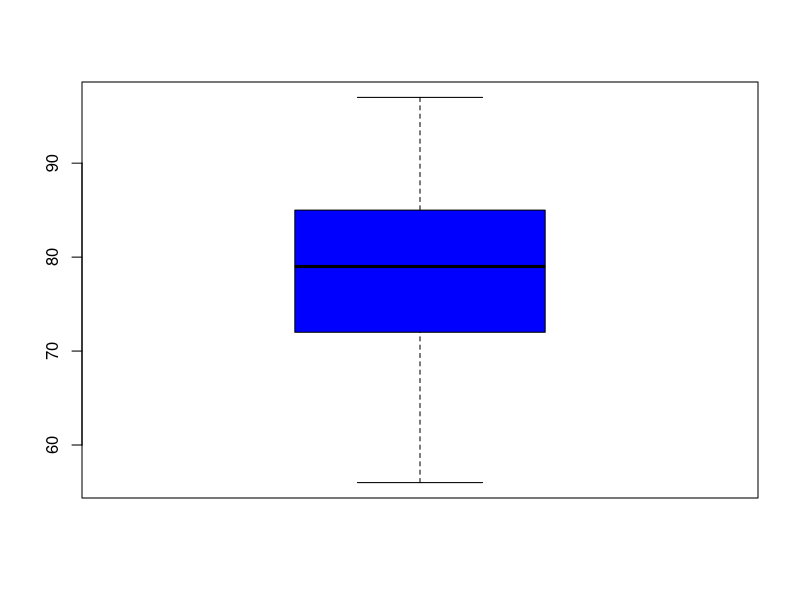
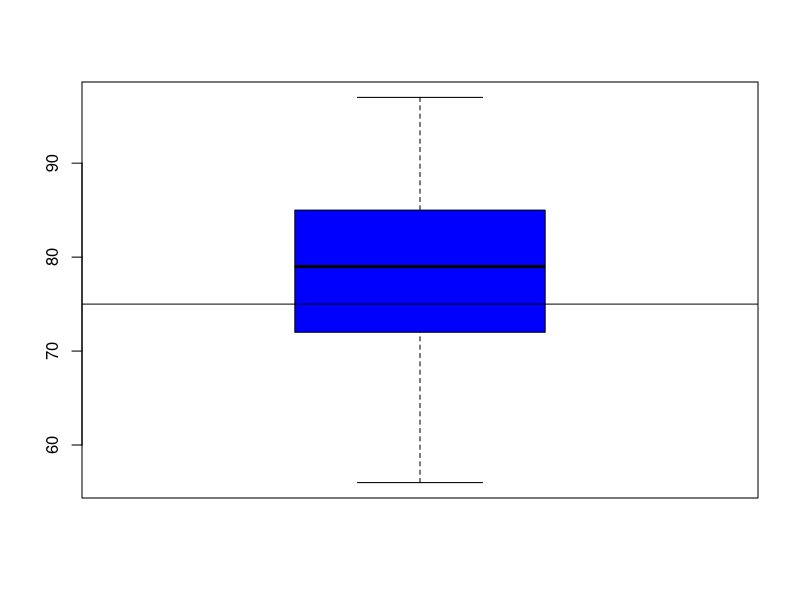
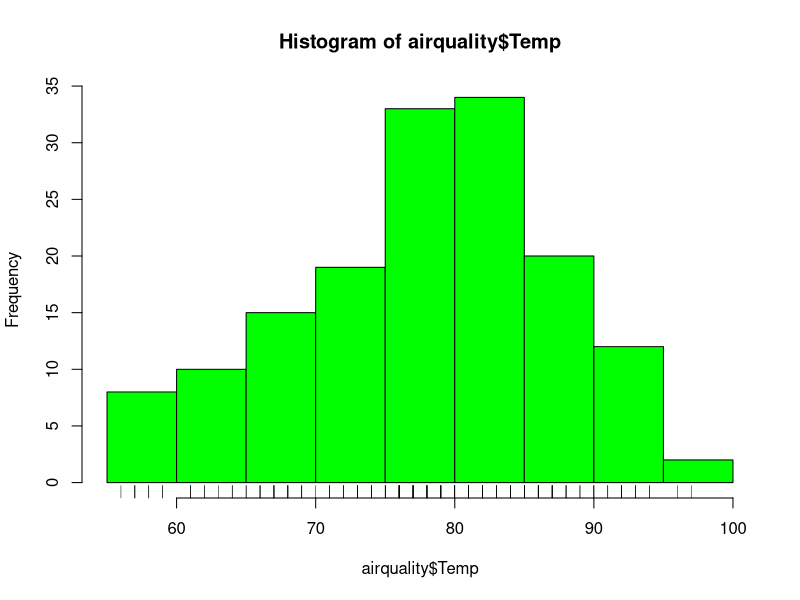
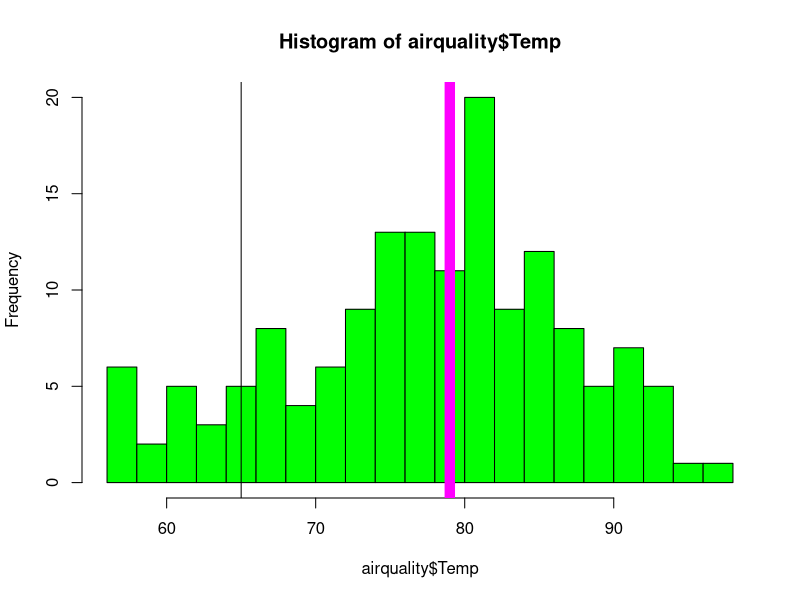
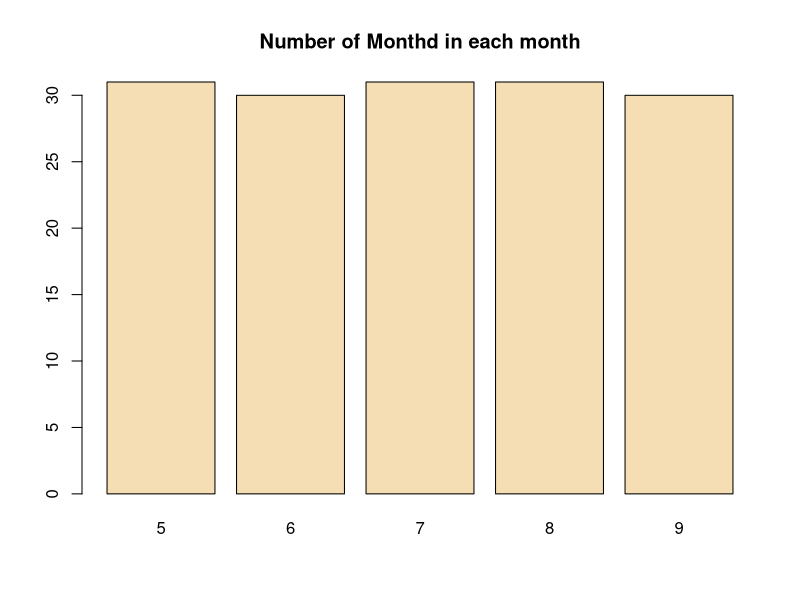
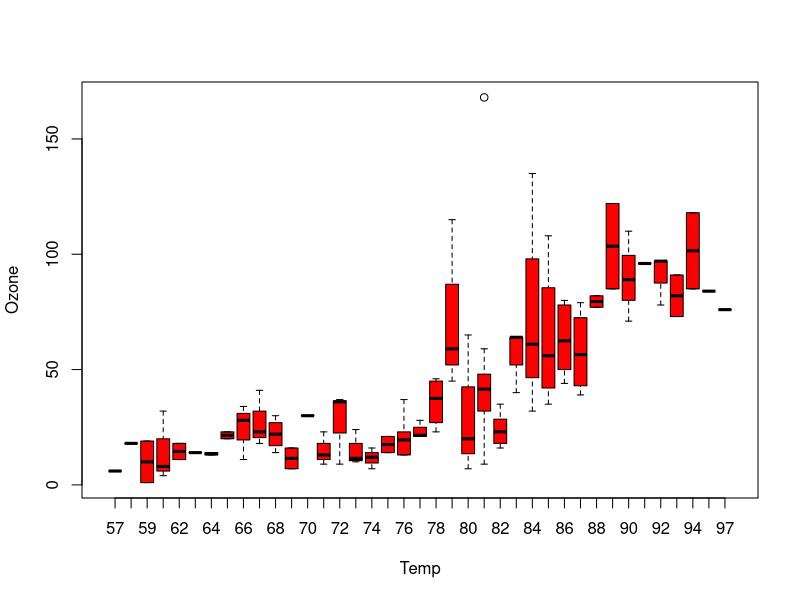
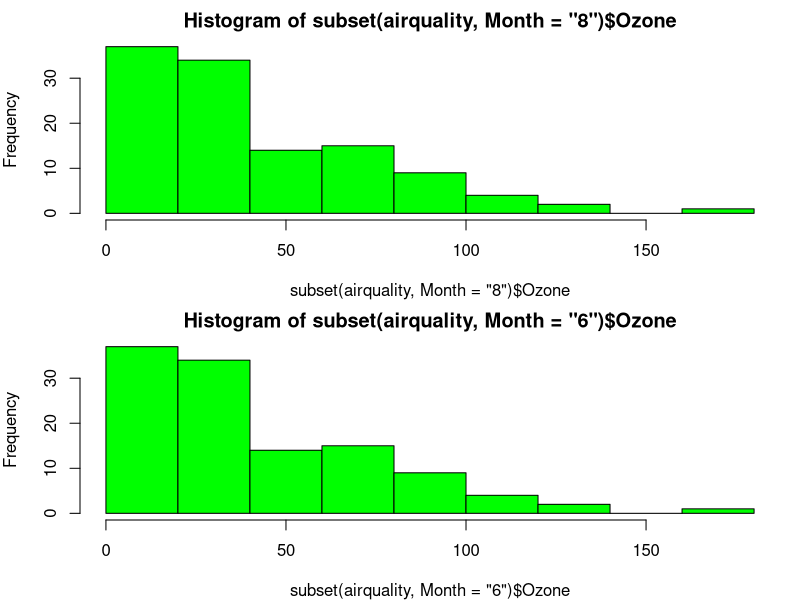
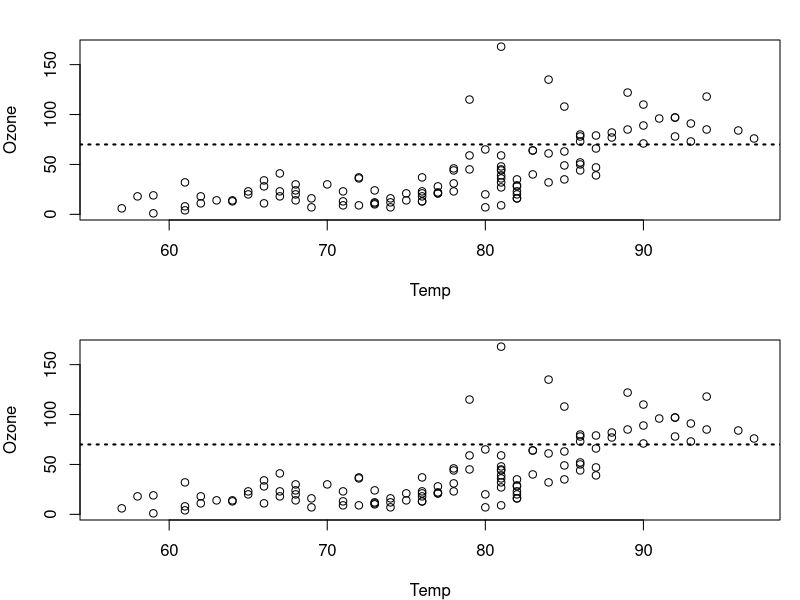

Reproduce these figures in R, in order. (Note: this script raises an error after producing the figures.)
library(datasets)
data("airquality")
airquality$Temp

summary(airquality$Temp)
boxplot(airquality$Temp, col ="blue")

boxplot(airquality$Temp, col ="blue")
abline(h=75 )


hist(airquality$Temp, col="green")
rug(airquality$Temp)
hist(airquality$Temp, col="green", breaks = 20)
abline(v=65)
abline(v=median(airquality$Temp), col="magenta", lwd = 10)


barplot(table(airquality$Month), col="wheat", main = "Number of Monthd in each month")
table(airquality$Month)


boxplot(Ozone~Temp, data = airquality, col="red")

par(mfrow=c(2,1), mar = c(4,4,2,1))
hist(subset(airquality, Month = "8")$Ozone, col="green")
hist(subset(airquality, Month = "6")$Ozone, col="green")

with(airquality, plot(Temp, Ozone))
abline(h=70, lwd = 2, lty = 3) 
str(airquality)
airquality$Mon = as.factor(airquality$Month)
with(airquality, plot(Temp, Ozone, color =Mon))
abline(h=70, lwd = 2, lty = 3) 
str(airquality)

par(mfrow=c(1,2), mar = c(5,4,2,1))
with(subset(airquality, Mon = "8"), plot(Temp, Ozone), main="8" )
with(subset(airquality, Mon = "6"), plot(Temp, Ozone), main="6" )


#Plotting
#base plot
library(datasets)
data(cars)
with(cars,  plot(speed, dist))

# Lattice plot
library(lattice)
state<- data.frame(state.x77, region = state.region)
xyplot(Life.Exp ~ Income | region, data = state, layout = c(4,1))

#ggplot2 system (grammer graphics)
library(ggplot2)
data(mpg)
qplot(displ, hwy, data = mpg)

library(datasets)
airquality<-transform(airquality, Month = factor(Month))
boxplot(Ozone ~Month, airquality, xlab = "Month", ylab = "Ozone(ppb)")

par("lty")
par("col")
par("pch")
par("bg")
par("mar")
par("mfrow")
par("mfcol")

with(airquality, plot(Wind, Ozone))
title(main="Ozone and Wind in New York City")
with(airquality, plot(Wind, Ozone, main="Ozone and Wind in New York City"), type = "n")
with(subset(airquality, Month ==5), points(Wind, Ozone, col = "red"))
with(subset(airquality, Month !=5), points(Wind, Ozone, col = "blue"))
legend("topright", pch =1, col=c("blue", "red"), legend=c("May", "Other Months"))

# add regression line to plots
with(airquality, plot(Wind, Ozone, main="Ozone and Wind"), pch =20)
model<-lm(Ozone~Wind, airquality)
abline(model, lwd=2)

#multiple base plots
par(mfrow = c(1,3))
with(airquality, {
    plot(Wind, Ozone, main="Ozone and wind")
    plot(Solar.R, Ozone, main ="Ozone and Solar Radiation")
    plot(Temp, Ozone, main ="Ozone and Temperature")
})

par(mfrow = c(1,3), mar=c(4,4,2,1), oma=c(0,0,2,0))
with(airquality, {
    plot(Wind, Ozone, main="Ozone and wind")
    plot(Solar.R, Ozone, main ="Ozone and Solar Radiation")
    plot(Temp, Ozone, main ="Ozone and Tem")
    mtext("Ozone and Weather in NYC", outer = TRUE)
})


par(mfrow=c(1,1))
x<- rnorm(100)
hist(x)
y <- rnorm(100)
plot(x,y, pch =20)
legend("topleft", legend="Data", pch=20)
text(-2,-2, "Label")
z<-rpois(100,2)
par(mfrow=c(2,1))
plot(x,y,pch=20)
plot(x,z,pch=19)
par("mar")
z
hist(z)
z<-rpois(1000,5)
hist(z)
rug(z)
str(rug)
zz=rnorm(1000)
hist(zz)
rug(zz)

par(mfrow=c(1,1))
x<-rnorm(100)
y<-x+rnorm(100)
g<-gl(2,50, labels = c("Male", "Female") )
str(g)
g
plot(x, y, type = "n")
points(x[g=="Male"],y[g=="Male"], col="blue")
points(x[g=="Female"],y[g=="Female"], col="red", pch = 19)

dev.copy(png, file="mytest.png")
dev.off()
getwd()

str(pollution)
str(mpg)
help(siwrl)
hist(airquality$Ozone)
